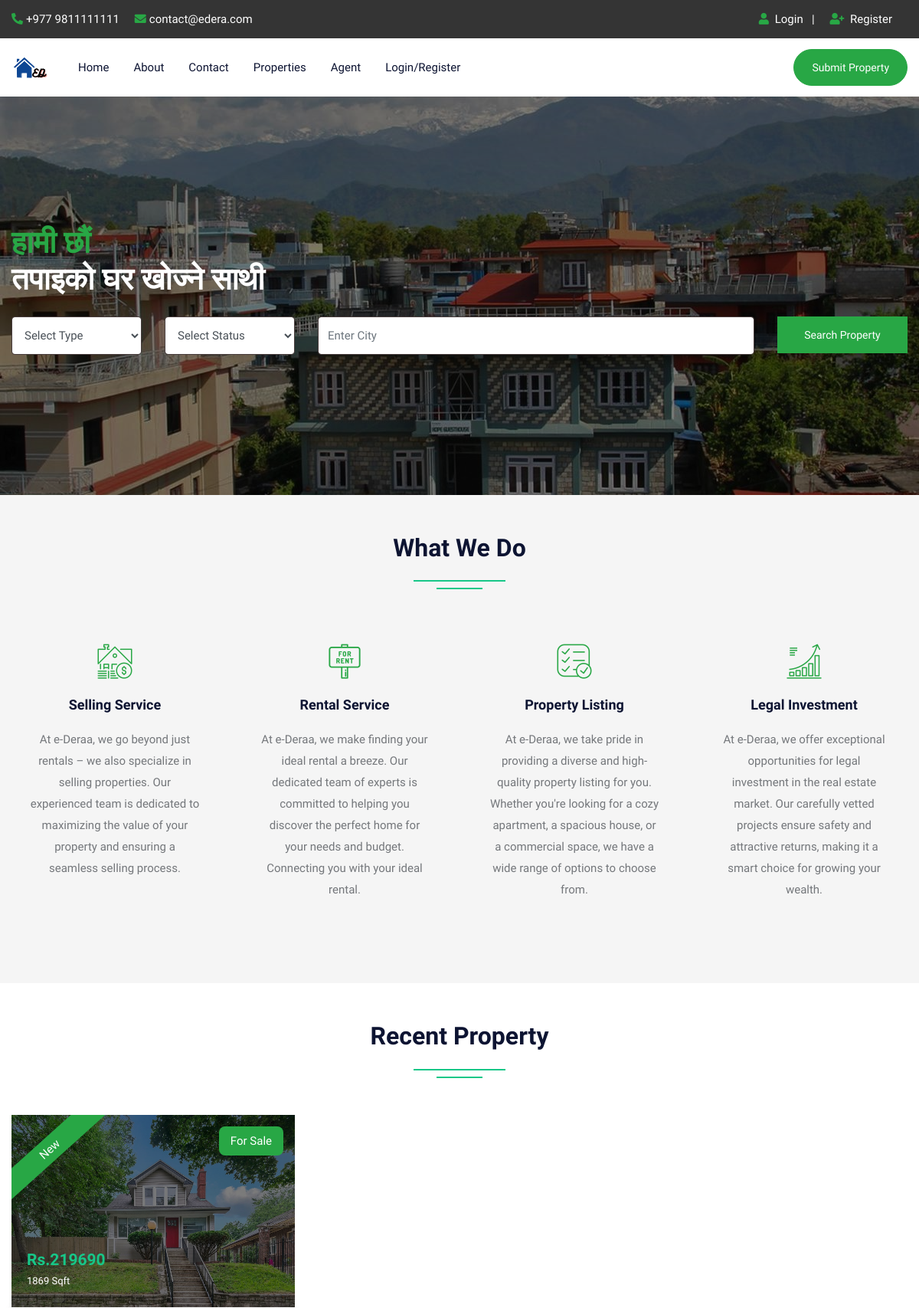
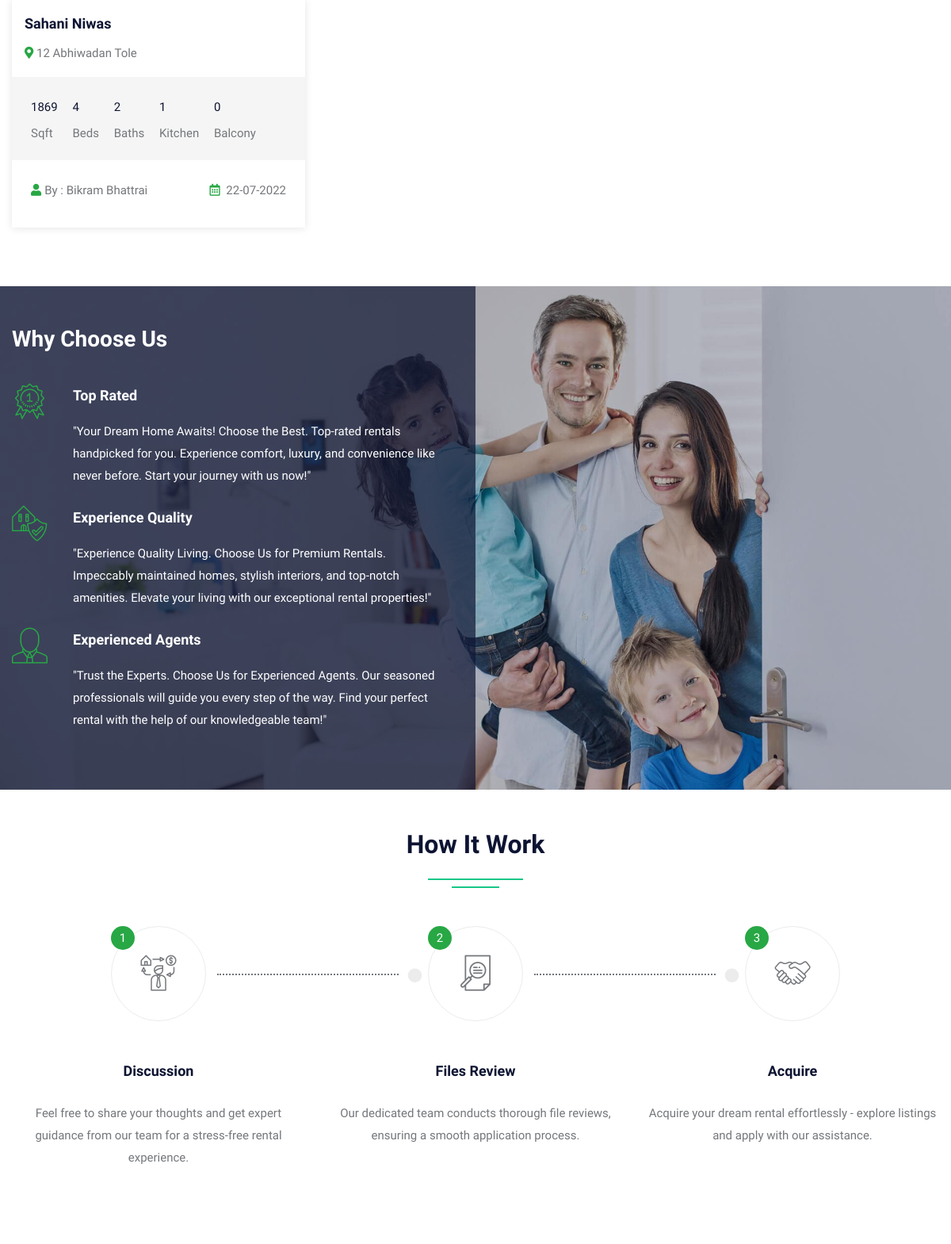
The page / (upper part) on the database its author committed (2 pictures, top to bottom).
### tables this page shows
CREATE TABLE `property` (
  `pid` int(50) NOT NULL,
  `title` varchar(200) NOT NULL,
  `pcontent` longtext NOT NULL,
  `type` varchar(100) NOT NULL,
  `bhk` varchar(50) NOT NULL,
  `stype` varchar(100) NOT NULL,
  `bedroom` int(50) NOT NULL,
  `bathroom` int(50) NOT NULL,
  `balcony` int(50) NOT NULL,
  `kitchen` int(50) NOT NULL,
  `hall` int(50) NOT NULL,
  `floor` varchar(50) NOT NULL,
  `size` int(50) NOT NULL,
  `price` int(50) NOT NULL,
  `location` varchar(200) NOT NULL,
  `city` varchar(100) NOT NULL,
  `state` varchar(100) NOT NULL,
  `feature` longtext NOT NULL,
  `pimage` varchar(300) NOT NULL,
  `pimage1` varchar(300) NOT NULL,
  `pimage2` varchar(300) NOT NULL,
  `pimage3` varchar(300) NOT NULL,
  `pimage4` varchar(300) NOT NULL,
  `uid` int(50) NOT NULL,
  `status` varchar(50) NOT NULL,
  `mapimage` varchar(300) NOT NULL,
  `topmapimage` varchar(300) NOT NULL,
  `groundmapimage` varchar(300) NOT NULL,
  `totalfloor` varchar(50) NOT NULL,
  `date` datetime NOT NULL DEFAULT current_timestamp(),
  `isFeatured` int(11) DEFAULT NULL
);

CREATE TABLE `user` (
  `uid` int(50) NOT NULL,
  `uname` varchar(100) NOT NULL,
  `uemail` varchar(100) NOT NULL,
  `uphone` varchar(20) NOT NULL,
  `upass` varchar(50) NOT NULL,
  `utype` varchar(50) NOT NULL,
  `uimage` varchar(300) NOT NULL
);

### index.php (the view, shortened to what this page needs)
<!DOCTYPE html>
<html lang="en">
<head>
<link rel="stylesheet" type="text/css" href="css/bootstrap.min.css">
<link rel="stylesheet" type="text/css" href="css/bootstrap-slider.css">
<link rel="stylesheet" type="text/css" href="css/jquery-ui.css">
<link rel="stylesheet" type="text/css" href="css/layerslider.css">
<link rel="stylesheet" type="text/css" href="css/color.css" id="color-change">
<link rel="stylesheet" type="text/css" href="css/owl.carousel.min.css">
<link rel="stylesheet" type="text/css" href="css/font-awesome.min.css">
<link rel="stylesheet" type="text/css" href="fonts/flaticon/flaticon.css">
<link rel="stylesheet" type="text/css" href="css/style.css">
</head>
<body>
<div id="page-wrapper">
    <div class="row">
		<?php include("include/header.php");?>
        <div class="overlay-black w-100 slider-banner1 position-relative" style="background-image: url('images/banner/cover.jpg'); background-size: cover; background-position: center center; background-repeat: no-repeat;">
            <div class="container h-100">
                <div class="row h-100 align-items-center">
                    <div class="col-lg-12">
                        <div class="text-white">
                            <h1 class="mb-4"><span class="text-success">हामी छौं</span><br>
                            तपाइको घर खोज्ने साथी</h1>
                            <form method="post" action="propertygrid.php">
                                <div class="row">
                                    <div class="col-md-6 col-lg-2">
                                        <div class="form-group">
                                            <select class="form-control" name="type">
                                                <option value="">Select Type</option>
                                            </select>
                                        </div>
                                    </div>
                                    <div class="col-md-6 col-lg-2">
                                        <div class="form-group">
                                            <select class="form-control" name="stype">
                                                <option value="">Select Status</option>
                                            </select>
                                        </div>
                                    </div>
                                    <div class="col-md-8 col-lg-6">
                                        <div class="form-group">
                                            <input type="text" class="form-control" name="city" placeholder="Enter City" required>
                                        </div>
                                    </div>
                                    <div class="col-md-4 col-lg-2">
                                        <div class="form-group">
                                            <button type="submit" name="filter" class="btn btn-success w-100">Search Property</button>
                                        </div>
                                    </div>
                                </div>
                            </form>
                        </div>
                    </div>
                </div>
            </div>
        </div>
        <div class="full-row bg-gray">
            <div class="container">
                <div class="row">
                    <div class="col-lg-12">
                        <h2 class="text-secondary double-down-line text-center mb-5">What We Do</h2></div>
                </div>
                <div class="text-box-one">
                    <div class="row">
                        <div class="col-lg-3 col-md-6">
                            <div class="p-4 text-center hover-bg-white hover-shadow rounded mb-4 transation-3s">
								<i class="flaticon-rent text-success flat-medium" aria-hidden="true"></i>
                                <h5 class="text-secondary hover-text-success py-3 m-0"><a href="#">Selling Service</a></h5>
                                <p>At e-Deraa, we go beyond just rentals – we also specialize in selling properties. Our experienced team is dedicated to maximizing the value of your property and ensuring a seamless selling process.</p>
                            </div>
                        </div>
                        <div class="col-lg-3 col-md-6">
                            <div class="p-4 text-center hover-bg-white hover-shadow rounded mb-4 transation-3s">
								<i class="flaticon-for-rent text-success flat-medium" aria-hidden="true"></i>
                                <h5 class="text-secondary hover-text-success py-3 m-0"><a href="#">Rental Service</a></h5>
                                <p>At e-Deraa, we make finding your ideal rental a breeze. Our dedicated team of experts is committed to helping you discover the perfect home for your needs and budget. Connecting you with your ideal rental.</p>
                            </div>
                        </div>
                        <div class="col-lg-3 col-md-6">
                            <div class="p-4 text-center hover-bg-white hover-shadow rounded mb-4 transation-3s">
								<i class="flaticon-list text-success flat-medium" aria-hidden="true"></i>
                                <h5 class="text-secondary hover-text-success py-3 m-0"><a href="#">Property Listing</a></h5>
                                <p>At e-Deraa, we take pride in providing a diverse and high-quality property listing for you. Whether you're looking for a cozy apartment, a spacious house, or a commercial space, we have a wide range of options to choose from.</p>
                            </div>
                        </div>
                        <div class="col-lg-3 col-md-6">
                            <div class="p-4 text-center hover-bg-white hover-shadow rounded mb-4 transation-3s">
								<i class="flaticon-diagram text-success flat-medium" aria-hidden="true"></i>
                                <h5 class="text-secondary hover-text-success py-3 m-0"><a href="#">Legal Investment</a></h5>
                                <p>At e-Deraa, we offer exceptional opportunities for legal investment in the real estate market. Our carefully vetted projects ensure safety and attractive returns, making it a smart choice for growing your wealth.</p>
                            </div>
                        </div>
                    </div>
                </div>
            </div>
        </div>
        <div class="full-row">
            <div class="container">
                <div class="row">
                    <div class="col-md-12">
                        <h2 class="text-secondary double-down-line text-center mb-4">Recent Property</h2>
                    </div>
                    <div class="col-md-12">
                        <div class="tab-content mt-4" id="pills-tabContent">
                            <div class="tab-pane fade show active" id="pills-home" role="tabpanel" aria-labelledby="pills-home">
                                <div class="row">
									<?php $query=mysqli_query($con,"SELECT property.*, user.uname,user.utype,user.uimage FROM `property`,`user` WHERE property.uid=user.uid ORDER BY date DESC LIMIT 9");
										while($row=mysqli_fetch_array($query))
										{
									?>
                                    <div class="col-md-6 col-lg-4">
                                        <div class="featured-thumb hover-zoomer mb-4">
                                            <div class="overlay-black overflow-hidden position-relative"> <img src="admin/property/<?php echo $row['18'];?>" alt="pimage">
                                                <div class="featured bg-success text-white">New</div>
                                                <div class="sale bg-success text-white text-capitalize">For <?php echo $row['5'];?></div>
                                                <div class="price text-primary"><b>Rs.<?php echo $row['13'];?> </b><span class="text-white"><?php echo $row['12'];?> Sqft</span></div>
                                            </div>
                                            <div class="featured-thumb-data shadow-one">
                                                <div class="p-3">
                                                    <h5 class="text-secondary hover-text-success mb-2 text-capitalize"><a href="propertydetail.php?pid=<?php echo $row['0'];?>"><?php echo $row['1'];?></a></h5>
                                                    <span class="location text-capitalize"><i class="fas fa-map-marker-alt text-success"></i> <?php echo $row['14'];?></span> </div>
                                                <div class="bg-gray quantity px-4 pt-4">
                                                    <ul>
                                                        <li><span><?php echo $row['12'];?></span> Sqft</li>
                                                        <li><span><?php echo $row['6'];?></span> Beds</li>
                                                        <li><span><?php echo $row['7'];?></span> Baths</li>
                                                        <li><span><?php echo $row['9'];?></span> Kitchen</li>
                                                        <li><span><?php echo $row['8'];?></span> Balcony</li>
                                                    </ul>
                                                </div>
                                                <div class="p-4 d-inline-block w-100">
                                                    <div class="float-left text-capitalize"><i class="fas fa-user text-success mr-1"></i>By : <?php echo $row['uname'];?></div>
                                                    <div class="float-right"><i class="far fa-calendar-alt text-success mr-1"></i> <?php echo date('d-m-Y', strtotime($row['date']));?></div>
                                                </div>
                                            </div>
                                        </div>
                                    </div>
									<?php } ?>
                                </div>
                            </div>
                        </div>
                    </div>
                </div>
            </div>
        </div>
        <div class="full-row living bg-one overlay-secondary-half" style="background-image: url('images/01.jpg'); background-size: cover; background-position: center center; background-repeat: no-repeat;">
            <div class="container">
                <div class="row">
                    <div class="col-md-12 col-lg-6">
                        <div class="living-list pr-4">
                            <h3 class="pb-4 mb-3 text-white">Why Choose Us</h3>
                            <ul>
                                <li class="mb-4 text-white d-flex">
									<i class="flaticon-reward flat-medium float-left d-table mr-4 text-success" aria-hidden="true"></i>
									<div class="pl-2">
										<h5 class="mb-3">Top Rated</h5>
										<p>"Your Dream Home Awaits! Choose the Best. Top-rated rentals handpicked for you. Experience comfort, luxury, and convenience like never before. Start your journey with us now!"</p>
									</div>
                                </li>
                                <li class="mb-4 text-white d-flex">
									<i class="flaticon-real-estate flat-medium float-left d-table mr-4 text-success" aria-hidden="true"></i>
									<div class="pl-2">
										<h5 class="mb-3">Experience Quality</h5>
										<p>"Experience Quality Living. Choose Us for Premium Rentals. Impeccably maintained homes, stylish interiors, and top-notch amenities. Elevate your living with our exceptional rental properties!"</p>
									</div>
                                </li>
                                <li class="mb-4 text-white d-flex">
									<i class="flaticon-seller flat-medium float-left d-table mr-4 text-success" aria-hidden="true"></i>
									<div class="pl-2">
										<h5 class="mb-3">Experienced Agents</h5>
										<p>"Trust the Experts. Choose Us for Experienced Agents. Our seasoned professionals will guide you every step of the way. Find your perfect rental with the help of our knowledgeable team!"</p>
									</div>
                                </li>
                            </ul>
                        </div>
                    </div>
                </div>
            </div>
        </div>
        <div class="full-row">
            <div class="container">
                <div class="row">
                    <div class="col-lg-12">
                        <h2 class="text-secondary double-down-line text-center mb-5">How It Work</h2>
                        </div>
                </div>
                <div class="row">
                    <div class="col-md-4">
                        <div class="icon-thumb-one text-center mb-5">
                            <div class="bg-success text-white rounded-circle position-absolute z-index-9">1</div>
                            <div class="left-arrow"><i class="flaticon-investor flat-medium icon-success" aria-hidden="true"></i></div>
                            <h5 class="text-secondary mt-5 mb-4">Discussion</h5>
                            <p> Feel free to share your thoughts and get expert guidance from our team for a stress-free rental experience.</p>
                        </div>
                    </div>
                    <div class="col-md-4">
                        <div class="icon-thumb-one text-center mb-5">
                            <div class="bg-success text-white rounded-circle position-absolute z-index-9">2</div>
                            <div class="left-arrow"><i class="flaticon-search flat-medium icon-success" aria-hidden="true"></i></div>
                            <h5 class="text-secondary mt-5 mb-4">Files Review</h5>
                            <p>Our dedicated team conducts thorough file reviews, ensuring a smooth application process.</p>
                        </div>
                    </div>
                    <div class="col-md-4">
                        <div class="icon-thumb-one text-center mb-5">
                            <div class="bg-success text-white rounded-circle position-absolute z-index-9">3</div>
                            <div><i class="flaticon-handshake flat-medium icon-success" aria-hidden="true"></i></div>
                            <h5 class="text-secondary mt-5 mb-4">Acquire</h5>
                            <p>Acquire your dream rental effortlessly - explore listings and apply with our assistance.</p>
                        </div>
                    </div>
                </div>
            </div>
        </div>
    </div>
</div>
</body>
</html>

### css/color.css (style rules this page uses)
:root { --theme-ordinary-color: #74777b; }
:root { --theme-primary-color: #17c788; }
:root { --theme-secondary-color: #0d1432; }
:root { --theme-white-color: #fff; }
:root { --theme-light-color: #f8f8f8; }
:root { --theme-gray-color: #f5f5f5; }
:root { --theme-footer-color: #091b4b; }
:root { --theme-dark-color: #091b4b; }
:root { --text-light-color: #a3a7af; }
:root { --theme-primary-opacity-color: rgba(11, 191, 141, .8); }
:root { --theme-secondary-opacity-color: rgba(13,20,50,0.7); }
:root { --theme-white-opacity-color: rgba(255, 255, 255, 0.3); }
:root { --theme-dark-opacity-color: rgba(0, 0, 0, 0.5); }
:root { --theme-ordinary-font: 'Muli', sans-serif; }
:root { --theme-highlight-font: 'Comfortaa', cursive; }

### rows shown on the page
property: pimage (picture), stype "Sale", price "219690", size "1869", title "Sahani Niwas", location "12 Abhiwadan Tole", bedroom "4", bathroom "2", kitchen "1", balcony "0", uid.uname "Bikram Bhattrai", date "22-07-2022"
